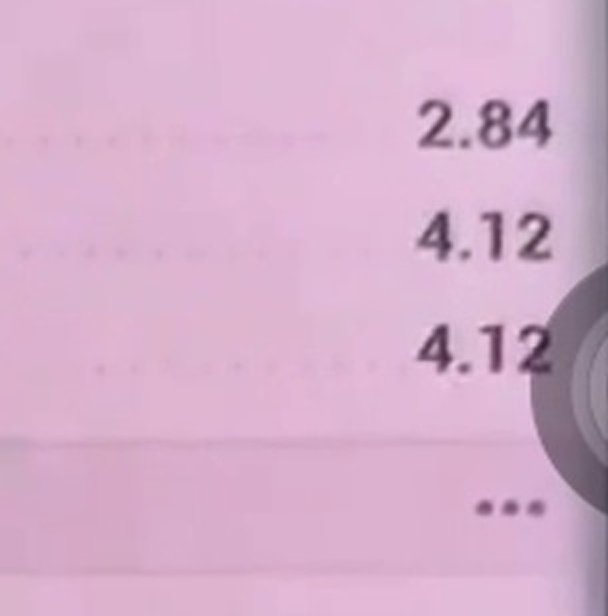
#> input picture analysis/video_ocr/dbg_summary_raw.jpg, 608 x 616 px
$ python stage_a_scan.py --video dbg_summary_raw.jpg --out out.png   (older library calls are emulated)
#> lines starting #> are read from the running program, lines starting #| are printed output that depends on the picture; after the words box and inside, x2 and y2 are one past the last pixel; in counts of white or black regions, pixels touching at a corner belong together
### analysis/video_ocr/rectify.py
"""Screen-quad detection and perspective rectification for phone-camera MT5 recordings.

Single source of truth for geometry, shared by stage_a_scan.py and stage_b_ocr.py so the two
stages cannot drift apart.

The source is a phone camera pointed at *another* phone's screen: the screen occupies only
~426x973 of each 1080x1440 frame, is tilted, and drifts ~60px while shrinking ~6% over the
video. Nothing can use fixed pixel coordinates -- every frame is rectified first, and all ROIs
are expressed as fractions of the rectified screen.
"""
from __future__ import annotations

import cv2
import numpy as np

# Rectified screen sizes. Native screen is ~426x973 within the source frame.
DETECT_W, DETECT_H = 380, 820      # cheap, for Stage A change detection
OCR_W, OCR_H = 760, 1640           # ~1.7x native, verified legible for OCR / archival

# ROI fractions of the rectified screen: (x0, y0, x1, y1).
CLOCK = (0.02, 0.012, 0.20, 0.040)       # status-bar time
PNL_TOP = (0.05, 0.042, 0.42, 0.107)     # "Trade" / running total P&L (widened: a tight box
                                         # clipped the leading "-4 " off "-4 593.97 USD")
RIGHT_COL = (0.60, 0.10, 0.975, 0.895)   # the change signal: every value on screen
# y1 stops at 0.895 so the static nav bar (and its red Messages badge) stays out of the signal.
# x1 stops at 0.975: measured across the video, value digits always end by 0.957 while the
# curved-bezel highlight starts at 0.99. Cropping to the full width imported the bezel and the
# floating overlay button, which merged with the last digit ("3.16" read as "3.1").
POS_LEFT_X = (0.02, 0.60)                # x-span of a position row's text: symbol, direction,
                                         # lots, and "entry -> current". Its y-span is dynamic
                                         # (it starts wherever the position list starts), so
                                         # this is an x-pair, not a full ROI.
NAVBAR = (0.02, 0.90, 0.99, 0.95)        # static, for MT5-ness check
LABELS = (0.03, 0.115, 0.42, 0.20)       # static, for MT5-ness check

# Quad is expanded outward by this fraction before warping. A tight minAreaRect clipped the
# last digit of the right column, producing "0.4" where the truth was "0.41".
QUAD_EXPAND = 0.01

_MIN_AREA_FRAC = 0.10   # below this we assume no phone screen in frame (a cut)


def find_quad(frame: np.ndarray) -> np.ndarray | None:
    """Locate the bright phone screen and return its corners as TL, TR, BR, BL float32.

    Returns None when no sufficiently large bright quad is present -- this doubles as the
    cut / no-screen detector.
    """
    grey = cv2.cvtColor(frame, cv2.COLOR_BGR2GRAY)
    grey = cv2.GaussianBlur(grey, (9, 9), 0)
    _, th = cv2.threshold(grey, 150, 255, cv2.THRESH_BINARY)
    th = cv2.morphologyEx(th, cv2.MORPH_CLOSE, np.ones((25, 25), np.uint8))
    contours, _ = cv2.findContours(th, cv2.RETR_EXTERNAL, cv2.CHAIN_APPROX_SIMPLE)
    if not contours:
        return None
    biggest = max(contours, key=cv2.contourArea)
    if cv2.contourArea(biggest) < _MIN_AREA_FRAC * frame.shape[0] * frame.shape[1]:
        return None

    box = cv2.boxPoints(cv2.minAreaRect(biggest))
    s = box.sum(axis=1)
    d = np.diff(box, axis=1).ravel()
    quad = np.array(
        [box[np.argmin(s)], box[np.argmin(d)], box[np.argmax(s)], box[np.argmax(d)]],
        dtype=np.float32,
    )
    return _expand(quad, QUAD_EXPAND)


def _expand(quad: np.ndarray, frac: float) -> np.ndarray:
    """Push each corner outward from the quad centre, so the warp cannot clip edge glyphs."""
    centre = quad.mean(axis=0)
    return (centre + (quad - centre) * (1.0 + frac)).astype(np.float32)


def rectify(frame: np.ndarray, quad: np.ndarray, w: int, h: int) -> np.ndarray:
    """Warp the screen quad to a canonical upright w x h image."""
    dst = np.array([[0, 0], [w, 0], [w, h], [0, h]], dtype=np.float32)
    m = cv2.getPerspectiveTransform(quad, dst)
    return cv2.warpPerspective(frame, m, (w, h), flags=cv2.INTER_CUBIC)


def crop(rect: np.ndarray, roi: tuple[float, float, float, float]) -> np.ndarray:
    """Crop a fractional ROI out of a rectified screen."""
    h, w = rect.shape[:2]
    x0, y0, x1, y1 = roi
    return rect[int(y0 * h):int(y1 * h), int(x0 * w):int(x1 * w)]


def colour_mask(bgr: np.ndarray) -> np.ndarray:
    """Isolate MT5's blue (profit) and red (loss) value glyphs.

    The footage has a heavy pink moire cast from photographing an LCD, so this works in HSV
    rather than on raw channels. Verified clean across frames spanning the whole video.
    """
    hsv = cv2.cvtColor(bgr, cv2.COLOR_BGR2HSV)
    h = hsv[..., 0].astype(np.int16)
    s = hsv[..., 1].astype(np.int16)
    v = hsv[..., 2].astype(np.int16)
    blue = (h > 95) & (h < 135) & (s > 60) & (v > 60)
    # Red starts at hue 164, not the textbook ~168: photographing an LCD casts everything pink
    # and drags red glyphs toward magenta. Do not lower this further -- at 155 and below the
    # summary block's own dark text starts registering as red, and the split fires above the
    # first row (measured: 40 of 60 sampled frames broke that way).
    red = ((h < 12) | (h > 164)) & (s > 70) & (v > 60)
    return (blue | red).astype(np.uint8)


# [18 lines left out: function min_diff, not called in this run]


def _norm_grey(bgr: np.ndarray) -> np.ndarray:
    grey = cv2.cvtColor(bgr, cv2.COLOR_BGR2GRAY) if bgr.ndim == 3 else bgr
    return cv2.normalize(grey, None, 0, 255, cv2.NORM_MINMAX).astype(np.float32)


class Mt5Matcher:
    """Decides whether a rectified frame shows the MT5 trade screen.

    The video is a montage with cuts to other content. Both the nav bar and the
    Balance/Equity label block are static in MT5, so correlating them against a reference
    frame separates MT5 screens from everything else.
    """

    def __init__(self, reference: np.ndarray, threshold: float):
        self.threshold = threshold
        self._refs = [_norm_grey(crop(reference, roi)) for roi in (NAVBAR, LABELS)]

    def score(self, rect: np.ndarray) -> float:
        scores = []
        for ref, roi in zip(self._refs, (NAVBAR, LABELS)):
            cur = _norm_grey(crop(rect, roi))
            if cur.shape != ref.shape:
                cur = cv2.resize(cur, (ref.shape[1], ref.shape[0]))
            scores.append(float(cv2.matchTemplate(cur, ref, cv2.TM_CCOEFF_NORMED)[0, 0]))
        return min(scores)

    def is_mt5(self, rect: np.ndarray) -> bool:
        return self.score(rect) >= self.threshold


def build_reference(video: str, frame_idx: int, w: int = DETECT_W, h: int = DETECT_H):
    """Grab one known-good MT5 frame and return it rectified, for use as the match reference."""
    cap = cv2.VideoCapture(video)
    cap.set(cv2.CAP_PROP_POS_FRAMES, frame_idx)
    ok, frame = cap.read()
    cap.release()
    if not ok:
        raise RuntimeError(f"could not read reference frame {frame_idx} from {video}")
    quad = find_quad(frame)
    if quad is None:
        raise RuntimeError(f"no screen quad found in reference frame {frame_idx}")
    return rectify(frame, quad, w, h)

### analysis/video_ocr/stage_a_scan.py
"""Stage A: scan every frame and keep candidates where the value column changed.

Tuned for RECALL, not precision. Pixel/mask comparison cannot distinguish a genuine
single-digit change from LCD flicker (measured: they are the same magnitude), so this stage
deliberately over-keeps ~2-3x and lets stage_b_ocr.py do the exact dedup on parsed values.

Each frame is perspective-rectified before anything is compared -- the camera is handheld and
the screen drifts ~60px while shrinking ~6% across the video, so fixed pixel ROIs slide off.

Change detection compares against the LAST KEPT frame (an anchor), not the previous frame, so
jitter cannot accumulate into a false trigger.
"""
from __future__ import annotations

import argparse
import csv
import multiprocessing as mp
import os

import cv2
import numpy as np

import rectify as R

DEFAULT_THRESHOLD = 0.15
JPEG_FULL = 95
JPEG_SCREEN = 92


def _worker(job) -> list[dict]:
    (video, start, end, out_dir, threshold, mt5_threshold, ref_path, save) = job

    ref = cv2.imread(ref_path)
    matcher = R.Mt5Matcher(ref, mt5_threshold)

    cap = cv2.VideoCapture(video)
    cap.set(cv2.CAP_PROP_POS_FRAMES, start)
    fps = cap.get(cv2.CAP_PROP_FPS) or 30.0

    anchor: np.ndarray | None = None
    rows: list[dict] = []
    segment = 0

    for idx in range(start, end):
        ok, frame = cap.read()
        if not ok:
            break

        quad = R.find_quad(frame)
        if quad is None:
            if anchor is not None:
                segment += 1       # a cut: force the next MT5 frame to be kept
            anchor = None
            continue

        small = R.rectify(frame, quad, R.DETECT_W, R.DETECT_H)
        if not matcher.is_mt5(small):
            if anchor is not None:
                segment += 1
            anchor = None
            continue

        mask = R.colour_mask(R.crop(small, R.RIGHT_COL))

        if anchor is None:
            diff = 100.0
        elif anchor.shape != mask.shape:
            diff = 100.0
        else:
            diff = R.min_diff(anchor, mask)

        if diff <= threshold:
            continue

        anchor = mask

        t = idx / fps
        stem = f"f{idx:06d}_t{t:07.2f}"
        if save:
            big = R.rectify(frame, quad, R.OCR_W, R.OCR_H)
            cv2.imwrite(os.path.join(out_dir, "full", stem + ".jpg"), frame,
                        [cv2.IMWRITE_JPEG_QUALITY, JPEG_FULL])
            cv2.imwrite(os.path.join(out_dir, "screen", stem + ".jpg"), big,
                        [cv2.IMWRITE_JPEG_QUALITY, JPEG_SCREEN])

        grey = cv2.cvtColor(R.crop(small, R.RIGHT_COL), cv2.COLOR_BGR2GRAY)
        rows.append({
            "frame_idx": idx,
            "video_time_s": round(t, 3),
            "diff": round(diff, 4),
            "segment": f"{start}_{segment}",
            "sharpness": round(float(cv2.Laplacian(grey, cv2.CV_64F).var()), 2),
            "stem": stem,
        })

    cap.release()
    return rows


def main() -> None:
    ap = argparse.ArgumentParser()
    ap.add_argument("--video", required=True)
    ap.add_argument("--out", required=True)
    ap.add_argument("--threshold", type=float, default=DEFAULT_THRESHOLD,
                    help="percent of the value-column mask that must change (lower = more frames)")
    ap.add_argument("--mt5-threshold", type=float, default=0.283,
                    help="from calibrate.py")
    ap.add_argument("--workers", type=int, default=8)
    ap.add_argument("--limit", type=int, default=0, help="stop after N frames (for testing)")
    ap.add_argument("--no-save", action="store_true", help="scan only, write no JPGs")
    a = ap.parse_args()

    for sub in ("full", "screen"):
        os.makedirs(os.path.join(a.out, sub), exist_ok=True)

    cap = cv2.VideoCapture(a.video)
    total = int(cap.get(cv2.CAP_PROP_FRAME_COUNT))
    cap.release()
    if a.limit:
        total = min(total, a.limit)

    ref_path = os.path.join(a.out, "reference.jpg")
    cv2.imwrite(ref_path, R.build_reference(a.video, 9000))
#> in build_reference, frame is the input picture: shape (616, 608, 3); mean B, G, R 203.2, 175, 213.6
#> in find_quad, `grey = cv2.cvtColor(frame, cv2.COLOR_BGR2GRAY)`:
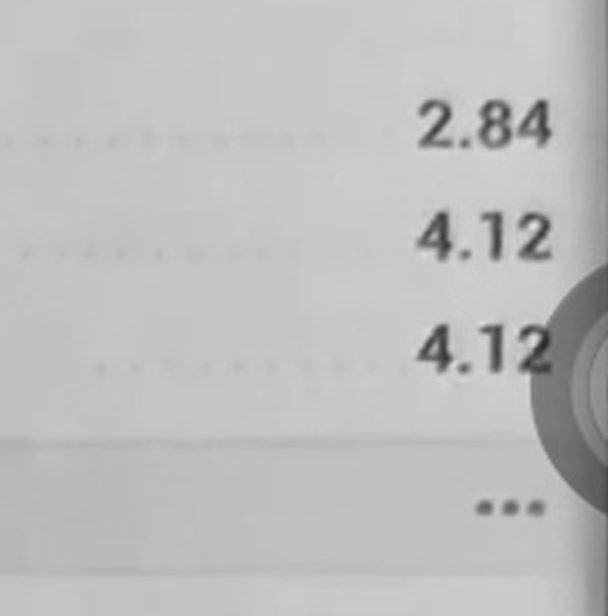
#> grey: shape (616, 608); min 37, max 227, mean 189.8
#> in find_quad, `_, th = cv2.threshold(grey, 150, 255, cv2.THRESH_BINARY)`:
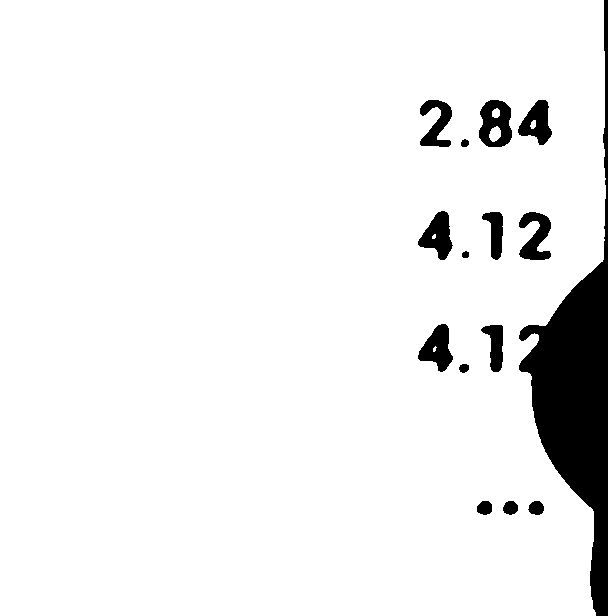
#> th: shape (616, 608); 93.5% white; 15 black regions, largest, box (x1, y1, x2, y2) and area: (519, 0, 608, 616) 16922, (479, 100, 512, 147) 1078, (418, 211, 453, 260) 959
#> in find_quad, `th = cv2.morphologyEx(th, cv2.MORPH_CLOSE, np.ones((25, 25), np.uint8))`:
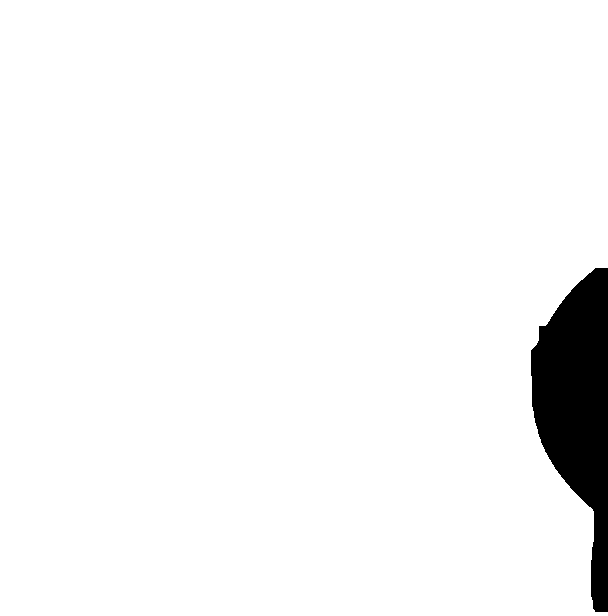
#> th: shape (616, 608); 95.9% white; 1 black region
#> in find_quad, `contours, _ = cv2.findContours(th, cv2.RETR_EXTERNAL, cv2.CHAIN_APPROX..`: contours = 1 contour; box (x1, y1, x2, y2) and area: (0, 0, 608, 616) 357760
#> in find_quad, `biggest = max(contours, key=cv2.contourArea)`: biggest = contour of 110 points, box (x1, y1, x2, y2) (0, 0, 608, 616), area 357760
#> in find_quad, `box = cv2.boxPoints(cv2.minAreaRect(biggest))`: box = [[607, 615], [-1.88e-14, 615], [0, 0], [607, 0]]
#> in find_quad, `s = box.sum(axis=1)`: s = [1222, 615, 0, 607]
#> in find_quad, `d = np.diff(box, axis=1).ravel()`: d = [8, 615, 0, -607]
#> in find_quad, `quad = np.array( [box[np.argmin(s)], box[np.argmin(d)], box[np.argmax(..`: quad = [[0, 0], [607, 0], [607, 615], [-1.88e-14, 615]]
#> in _expand, `centre = quad.mean(axis=0)`: centre = [303.5, 307.5]
#> in build_reference, `quad = find_quad(frame)`: quad = [[-3.04, -3.08], [610, -3.08], [610, 618.1], [-3.04, 618.1]]
#> in rectify, `m = cv2.getPerspectiveTransform(quad, dst)`: m = [[0.62, 0, 1.88], [0, 1.32, 4.06], [1.82e-19, 0, 1]]

    bounds = np.linspace(0, total, a.workers + 1).astype(int)
    jobs = [(a.video, int(bounds[i]), int(bounds[i + 1]), a.out, a.threshold,
             a.mt5_threshold, ref_path, not a.no_save)
            for i in range(a.workers)]

    print(f"scanning {total} frames across {a.workers} workers, threshold {a.threshold}")
    with mp.Pool(a.workers) as pool:
        chunks = pool.map(_worker, jobs)
#> call 2 of crop, with roi = (0.03, 0.115, 0.42, 0.2)
#> in crop (call 2), `return rect[int(y0 * h):int(y1 * h), int(x0 * w):int(x1 * w)]`:
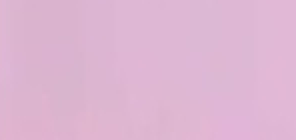
#> returned value: shape (70, 148, 3) (shown 2 times larger); mean of channels 0, 1, 2 210.2, 181.9, 221.6; drawn as B, G, R
#> in _norm_grey (call 2), `return cv2.normalize(grey, None, 0, 255, cv2.NORM_MINMAX).astype(np.fl..`:
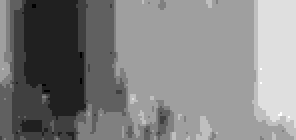
#> returned value: shape (70, 148) float32 (shown 2 times larger); min 0, max 255, mean 129.8
#> in __init__, `self._refs = [_norm_grey(crop(reference, roi)) for roi in (NAVBAR, LAB..`: self._refs = 2 items
#> after the loop in _worker, `for idx in range(start, end):`: rows = []; segment = 0
#> in _worker (call 8), `(video, start, end, out_dir, threshold, mt5_threshold, ref_path, save)..`: end = 1
#> the loop in _worker (call 8), `for idx in range(start, end):` made 1 pass
#> (box in find_quad, d in find_quad, quad) on pass 1: ([[607, 615], [-1.88e-14, 615], [0, 0], [607, 0]], [8, 615, 0, -607], [[-3.04, -3.08], [610, -3.08], [610, 618.1], [-3.04, 618.1]])
#> pass 1, in colour_mask, `h = hsv[..., 0].astype(np.int16)`:
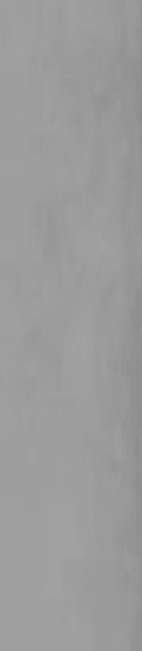
#> h: shape (651, 142) int16; min 138, max 163, mean 155.5
#> after the loop in _worker (call 8), `for idx in range(start, end):`: anchor: shape (651, 142); every value is 0
#> after the loop in _worker (call 8), `for idx in range(start, end):`:
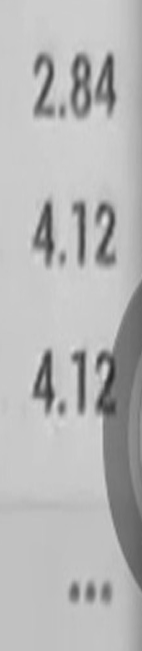
#> grey: shape (651, 142); min 37, max 228, mean 182.5
#> after the loop in _worker (call 8), `for idx in range(start, end):`: rows = 1 item; segment = 0
#> chunks = 8 items, first 6: [], [], [], [], [], []

    rows = sorted((r for c in chunks for r in c), key=lambda r: r["frame_idx"])
#> rows = 1 item
    path = os.path.join(a.out, "candidates.csv")
    with open(path, "w", newline="", encoding="utf-8") as fh:
        w = csv.DictWriter(fh, fieldnames=["frame_idx", "video_time_s", "diff", "segment",
                                           "sharpness", "stem"])
        w.writeheader()
        w.writerows(rows)

    kept = len(rows)
#> kept = 1
    print(f"kept {kept} / {total} frames ({100 * kept / max(total, 1):.1f}%) -> {path}")
#| kept 1 / 1 frames (100.0%) -> out.png/candidates.csv
    print(f"segments (cut-separated runs of MT5 screen): {len({r['segment'] for r in rows})}")
#| segments (cut-separated runs of MT5 screen): 1


if __name__ == "__main__":
    main()

$ run again, on analysis/video_ocr/dbg_summary_wide.jpg
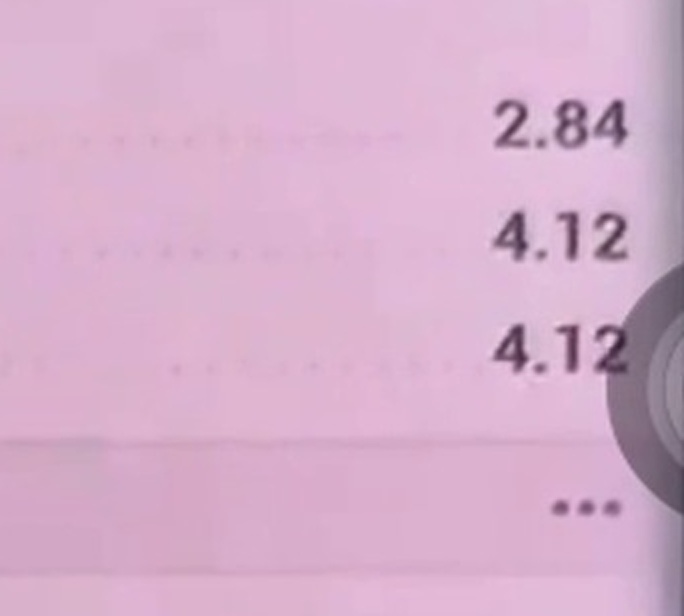
#> input picture analysis/video_ocr/dbg_summary_wide.jpg, 684 x 616 px
#> in build_reference, frame is the input picture: shape (616, 684, 3); mean B, G, R 203.4, 175.1, 214
#> in find_quad, `th = cv2.morphologyEx(th, cv2.MORPH_CLOSE, np.ones((25, 25), np.uint8))`:
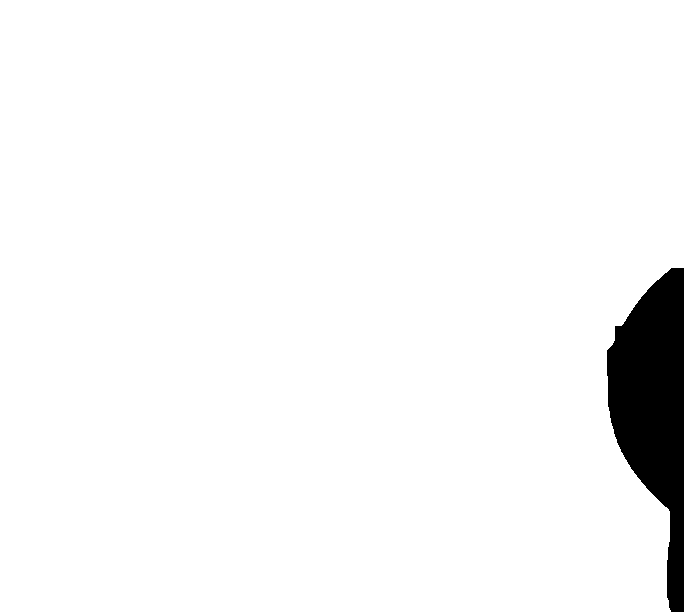
#> th: shape (616, 684); 96.3% white; 1 black region
#> contours = 1 contour; box (x1, y1, x2, y2) and area: (0, 0, 684, 616) 404500
#> biggest = contour of 112 points, box (x1, y1, x2, y2) (0, 0, 684, 616), area 404500
#> box = [[683, 615], [-1.88e-14, 615], [0, 0], [683, 0]]
#> s = [1298, 615, 0, 683]
#> d = [-68, 615, 0, -683]
#> in find_quad, `quad = np.array( [box[np.argmin(s)], box[np.argmin(d)], box[np.argmax(..`: quad = [[0, 0], [683, 0], [683, 615], [-1.88e-14, 615]]
#> centre = [341.5, 307.5]
#> in build_reference, `quad = find_quad(frame)`: quad = [[-3.42, -3.08], [686.4, -3.08], [686.4, 618.1], [-3.42, 618.1]]
#> m = [[0.551, 0, 1.88], [1.29e-18, 1.32, 4.06], [-4.08e-20, 0, 1]]
#> self._refs = 2 items
#> after the loop in _worker, `for idx in range(start, end):`: rows = []; segment = 0
#> end = 1
#> the loop in _worker (call 8), `for idx in range(start, end):` made 1 pass
#> (box in find_quad, d in find_quad, quad) on pass 1: ([[683, 615], [-1.88e-14, 615], [0, 0], [683, 0]], [-68, 615, 0, -683], [[0, 0], [683, 0], [683, 615], [-1.88e-14, 615]])
#> after the loop in _worker (call 8), `for idx in range(start, end):`:
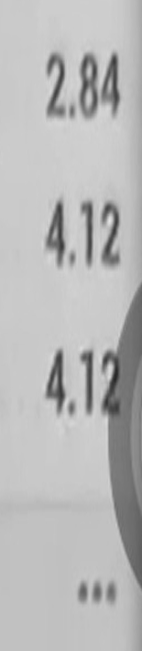
#> grey: shape (651, 142); min 39, max 228, mean 184.7
#> after the loop in _worker (call 8), `for idx in range(start, end):`: rows = 1 item; segment = 0
#> chunks = 8 items, first 6: [], [], [], [], [], []
#> in main, `rows = sorted((r for c in chunks for r in c), key=lambda r: r["frame_i..`: rows = 1 item
#> kept = 1
#| kept 1 / 1 frames (100.0%) -> out.png/candidates.csv
#| segments (cut-separated runs of MT5 screen): 1
